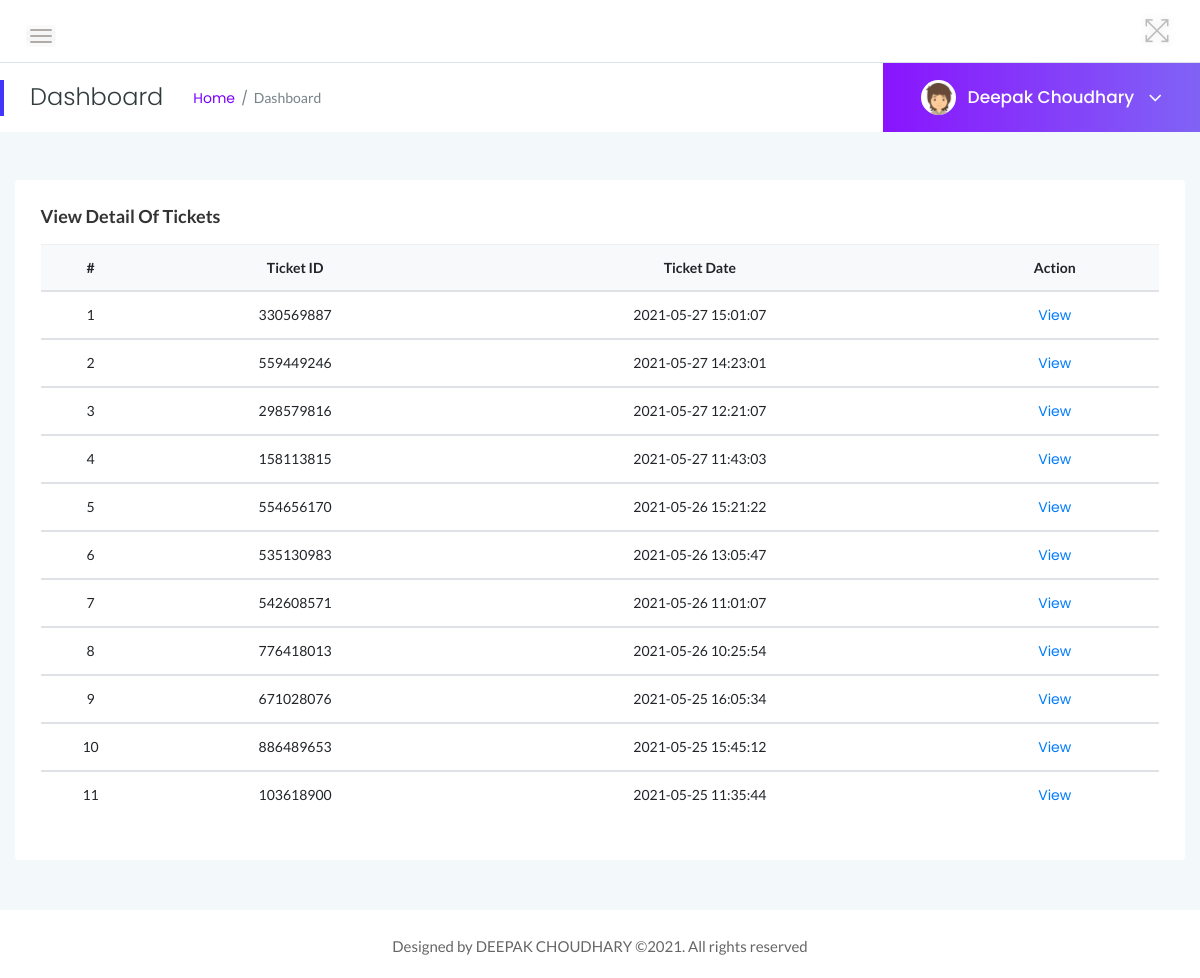
Page /admin/manage-foreigners-ticket.php (signed in) on the committed database.
### tables this page shows
CREATE TABLE `tblticforeigner` (
  `ID` int(10) NOT NULL,
  `TicketID` varchar(200) DEFAULT NULL,
  `NoAdult` int(10) DEFAULT NULL,
  `NoChildren` int(10) DEFAULT NULL,
  `AdultUnitprice` varchar(50) DEFAULT NULL,
  `ChildUnitprice` varchar(50) DEFAULT NULL,
  `PostingDate` timestamp NULL DEFAULT current_timestamp()
);

### admin/manage-foreigners-ticket.php (the view, shortened to what this page needs)
<?php
include('includes/dbconnection.php');
if (strlen($_SESSION['zmsaid']==0)) {
  header('location:logout.php');
  } else{
?>
<!doctype html>
<html class="no-js" lang="en">
<head>
    <link rel="stylesheet" href="assets/css/bootstrap.min.css">
    <link rel="stylesheet" href="assets/css/font-awesome.min.css">
    <link rel="stylesheet" href="assets/css/themify-icons.css">
    <link rel="stylesheet" href="assets/css/metisMenu.css">
    <link rel="stylesheet" href="assets/css/owl.carousel.min.css">
    <link rel="stylesheet" href="assets/css/slicknav.min.css">
    <link rel="stylesheet" href="https://www.amcharts.com/lib/3/plugins/export/export.css" type="text/css" media="all" />
    <link rel="stylesheet" type="text/css" href="https://cdn.datatables.net/1.10.19/css/jquery.dataTables.css">
    <link rel="stylesheet" type="text/css" href="https://cdn.datatables.net/1.10.18/css/dataTables.bootstrap4.min.css">
    <link rel="stylesheet" type="text/css" href="https://cdn.datatables.net/responsive/2.2.3/css/responsive.bootstrap.min.css">
    <link rel="stylesheet" type="text/css" href="https://cdn.datatables.net/responsive/2.2.3/css/responsive.jqueryui.min.css">
    <link rel="stylesheet" href="assets/css/typography.css">
    <link rel="stylesheet" href="assets/css/default-css.css">
    <link rel="stylesheet" href="assets/css/styles.css">
    <link rel="stylesheet" href="assets/css/responsive.css">
</head>
<body>
    <div class="page-container">
        <div class="main-content">
          <?php include_once('includes/header.php');?>
            <?php include_once('includes/pagetitle.php');?>
            <div class="main-content-inner">
                <div class="row">
                    <div class="col-12 mt-5">
                        <div class="card">
                            <div class="card-body">
                                <h4 class="header-title">View Detail of Tickets</h4>
                                <div class="data-tables">
                                    <table  class="table text-center">
                                        <thead class="bg-light text-capitalize">
                                            <tr>
                                                <th>#</th>
                                                <th>Ticket ID</th>
                                                <th>Ticket Date</th>
                                                <th>Action</th>
                                            </tr>
                                        </thead>
                                        <?php
$ret=mysqli_query($con,"select * from tblticforeigner order by ID desc");
$cnt=1;
while ($row=mysqli_fetch_array($ret)) {
?>
                                        <tbody>
          <tr>
            <td width="100"><?php echo $cnt;?></td>
                  <td><?php  echo $row['TicketID'];?></td>
                  <td ><?php  echo $row['PostingDate'];?></td>
                  <td><a href="view-foreigner-ticket.php?viewid=<?php echo $row['ID'];?>">View</a>
                </tr>
                <?php
$cnt=$cnt+1;
}?>
 </tbody>
                                    </table>
                                </div>
                            </div>
                        </div>
                    </div>
                </div>
            </div>
        </div>
        <?php include_once('includes/footer.php');?>
    </div>
</body>
</html>
<?php }  ?>

### admin/includes/pagetitle.php (shortened to what this page needs)
<?php
include('includes/dbconnection.php');
?>
<div class="page-title-area">
                <div class="row align-items-center">
                    <div class="col-sm-6">
                        <div class="breadcrumbs-area clearfix">
                            <h4 class="page-title pull-left">Dashboard</h4>
                            <ul class="breadcrumbs pull-left">
                                <li><a href="dashboard.php">Home</a></li>
                                <li><span>Dashboard</span></li>
                            </ul>
                        </div>
                    </div>
                    <div class="col-sm-6 clearfix">
                        <div class="user-profile pull-right">
                            <img class="avatar user-thumb" src="assets/images/author/avatar.png" alt="avatar">
                            <?php
$adid=$_SESSION['zmsaid'];
$ret=mysqli_query($con,"select AdminName from tbladmin where ID='$adid'");
$row=mysqli_fetch_array($ret);
$name=$row['AdminName'];
?>
                            <h4 class="user-name dropdown-toggle" data-toggle="dropdown"><?php echo $name; ?> <i class="fa fa-angle-down"></i></h4>
                        </div>
                    </div>
                </div>
            </div>

### admin/assets/css/styles.css (style rules this page uses)
.page-container { width: 100%; height: 100%; min-height: 100vh; padding-left: 280px; -webkit-transition: padding-left 0.3s ease 0s; transition: padding-left 0.3s ease 0s; }
.card { border: none; border-radius: 4px; background-color: #fff; -webkit-transition: all 0.3s ease 0s; transition: all 0.3s ease 0s; }
.card-body { padding: 25.6px; padding: 1.6rem; }
.main-content { width: 100%; background: #F3F8FB; }
.main-content-inner { padding: 0 30px 50px; }
.page-title-area { padding: 0 30px; background: #fff; position: relative; }
.page-title-area:before { content: ''; position: absolute; left: 0; top: 50%; width: 4px; height: 36px; background: var(--primary-color); -webkit-transform: translateY(-50%); transform: translateY(-50%); }
.page-title { font-size: 24px; font-weight: 300; color: #313b3d; letter-spacing: 0; margin-right: 30px; }
ul.breadcrumbs { margin-top: 4px; }
.breadcrumbs li { display: inline-block; }
.breadcrumbs li a, .breadcrumbs li span { display: block; font-size: 14px; font-weight: 400; color: #7801ff; letter-spacing: 0; margin-right: 16px; position: relative; }
.breadcrumbs li a:before { content: '/'; color: #768387; position: absolute; right: -13px; top: 0; }
.breadcrumbs li span { margin-right: 0; color: #768387; text-transform: capitalize; }
.user-profile { margin-right: -30px; display: -webkit-box; display: -ms-flexbox; display: flex; -webkit-box-align: center; -ms-flex-align: center; align-items: center; -ms-flex-wrap: wrap; flex-wrap: wrap; background: -webkit-linear-gradient(left, #8914fe 0%, #8063f5 100%); background: linear-gradient(to right, #8914fe 0%, #8063f5 100%); padding: 17px 38px; position: relative; }
.user-profile img.avatar { height: 35px; width: 35px; border-radius: 50%; margin-right: 12px; }
.user-name { font-size: 17px; font-weight: 500; color: #fff; letter-spacing: 0; cursor: pointer; -webkit-user-select: none; -moz-user-select: none; -ms-user-select: none; user-select: none; }
.user-name i { margin-left: 10px; font-size: 21px; vertical-align: middle; position: relative; }
.notification-area .dropdown-toggle, .user-name.dropdown-toggle { position: relative; }
.notification-area .dropdown-toggle:after, .user-name.dropdown-toggle:after { display: none; }
.header-title { font-family: 'Lato', sans-serif; font-size: 18px; font-weight: 600; letter-spacing: 0; color: #333; text-transform: capitalize; margin-bottom: 17px; }
table tr th { border-bottom: none; }
table tr th, table tr td { border-top: 1px solid rgba(120, 130, 140, 0.13) !important; }

### admin/assets/css/responsive.css (style rules this page uses)
@media (min-width: 1200px) and (max-width: 1364px) { .main-content-inner { padding: 0 15px 50px; } }
@media (min-width: 1200px) and (max-width: 1364px) { .page-container, .sbar_collapsed.page-container { padding-left: 0; } }

### rows in the picture
tblticforeigner: TicketID "330569887", PostingDate "2021-05-27 15:01:07"
tblticforeigner: TicketID "559449246", PostingDate "2021-05-27 14:23:01"
tblticforeigner: TicketID "298579816", PostingDate "2021-05-27 12:21:07"
tblticforeigner: TicketID "158113815", PostingDate "2021-05-27 11:43:03"
tblticforeigner: TicketID "554656170", PostingDate "2021-05-26 15:21:22"
tblticforeigner: TicketID "535130983", PostingDate "2021-05-26 13:05:47"
tblticforeigner: TicketID "542608571", PostingDate "2021-05-26 11:01:07"
tblticforeigner: TicketID "776418013", PostingDate "2021-05-26 10:25:54"
tblticforeigner: TicketID "671028076", PostingDate "2021-05-25 16:05:34"
tblticforeigner: TicketID "886489653", PostingDate "2021-05-25 15:45:12"
tblticforeigner: TicketID "103618900", PostingDate "2021-05-25 11:35:44"

### other values in the picture
$name "Deepak Choudhary"
